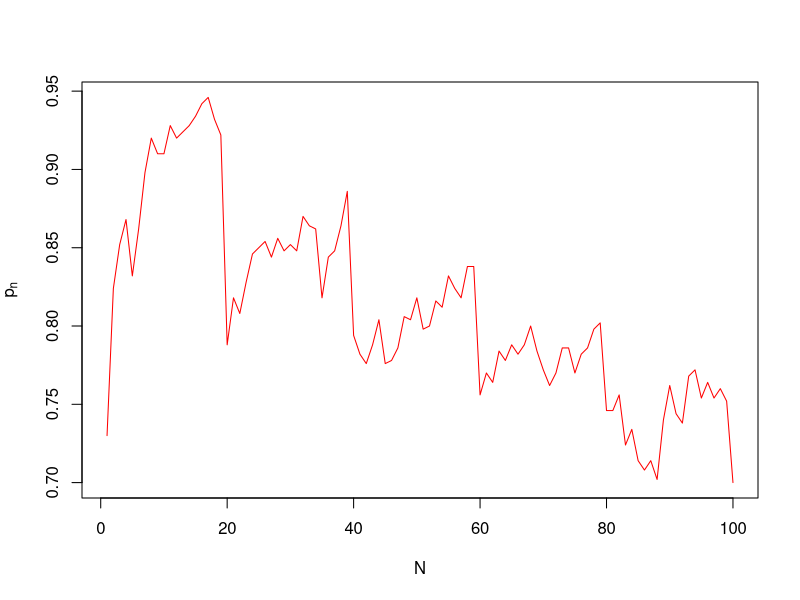
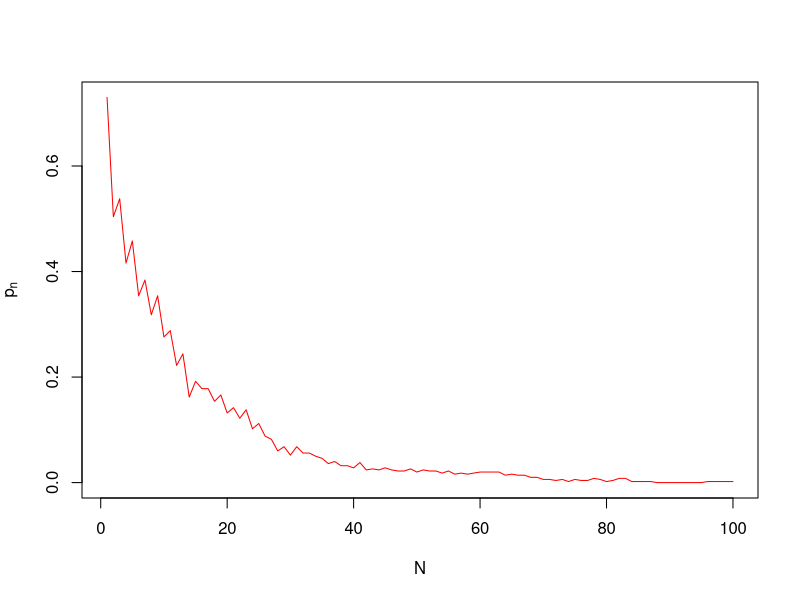
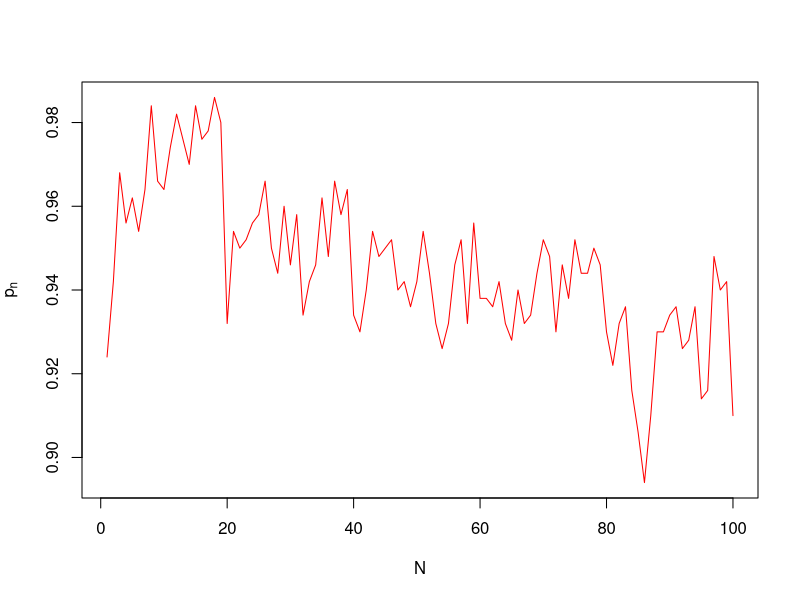

Generate these figures, in order, with R: (Note: this script raises an error after producing the figures.)
## ---- chunk 1
knitr::opts_chunk$set(echo = TRUE)
## ---- chunk 2
N = 100
k = 500
m = 10
p = 1/2

set.seed(2020)

valores.experimento=matrix(rbinom(N*k,m,p),k,N)

calculo.xnbarra = function(x){
  return(cumsum(x)/(1:length(x)))
}

matriz.medias.muestrales = t(apply(valores.experimento,1,calculo.xnbarra))

epsilon = 0.05
probabilidades.pn= colSums(abs(matriz.medias.muestrales-(m*p)) > epsilon)/k

plot(1:N,probabilidades.pn,type="l",xlab=expression(N),ylab=expression(p[n]),col="red")
## ---- chunk 3
epsilon = 0.5
probabilidades.pn= colSums(abs(matriz.medias.muestrales-(m*p)) > epsilon)/k

plot(1:N,probabilidades.pn,type="l",xlab=expression(N),ylab=expression(p[n]),col="red")
## ---- chunk 4
m = 100

valores.experimento=matrix(rbinom(N*k,m,p),k,N)

matriz.medias.muestrales = t(apply(valores.experimento,1,calculo.xnbarra))

epsilon = 0.05
probabilidades.pn= colSums(abs(matriz.medias.muestrales-(m*p)) > epsilon)/k

plot(1:N,probabilidades.pn,type="l",xlab=expression(N),ylab=expression(p[n]),col="red")
## ---- chunk 5
m = 10
p = 2/5

valores.experimento=matrix(rbinom(N*k,m,p),k,N)

matriz.medias.muestrales = t(apply(valores.experimento,1,calculo.xnbarra))

epsilon = 0.05
probabilidades.pn= colSums(abs(matriz.medias.muestrales-(m*p)) > epsilon)/k

plot(1:N,probabilidades.pn,type="l",xlab=expression(N),ylab=expression(p[n]),col="red")
## ---- chunk 6
N = 9000
k = 15000
p = 1/2

valores.experimento=matrix(rbinom(N*k,m,p),k,N)

matriz.medias.muestrales = t(apply(valores.experimento,1,calculo.xnbarra))

probabilidades.pn= colSums(abs(matriz.medias.muestrales-(m*p)) > epsilon)/k

plot(1:N,cumsum(probabilidades.pn),xlab=expression(n), ylab="Sumas parciales",col='red', type='l')
## ---- chunk 7
N = 100
k = 500
lambda = 2

valores.experimento=matrix(rexp(N*k,lambda),k,N)

matriz.medias.muestrales = t(apply(valores.experimento,1,calculo.xnbarra))

probabilidades.pn= colSums(abs(matriz.medias.muestrales-(1/lambda)) > epsilon)/k

plot(1:N,probabilidades.pn,type="l",xlab=expression(N),ylab=expression(p[n]),col="blue")
## ---- chunk 8
lambda = 15

valores.experimento=matrix(rexp(N*k,lambda),k,N)

matriz.medias.muestrales = t(apply(valores.experimento,1,calculo.xnbarra))

probabilidades.pn= colSums(abs(matriz.medias.muestrales-(1/lambda)) > epsilon)/k

plot(1:N,probabilidades.pn,type="l",xlab=expression(N),ylab=expression(p[n]),col="blue")
## ---- chunk 9
N = 5000
k = 5000
lambda = 2

valores.experimento=matrix(rexp(N*k,lambda),k,N)

matriz.medias.muestrales = t(apply(valores.experimento,1,calculo.xnbarra))

probabilidades.pn= colSums(abs(matriz.medias.muestrales-(1/lambda)) > epsilon)/k

plot(1:N,cumsum(probabilidades.pn),xlab=expression(n), ylab="Sumas parciales",col='red', type='l')
